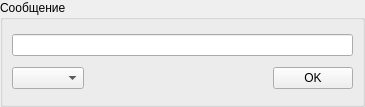
<?xml version="1.0" encoding="UTF-8"?>
<ui version="4.0">
 <class>USKMessagePacket</class>
 <widget class="QWidget" name="USKMessagePacket">
  <property name="geometry">
   <rect>
    <x>0</x>
    <y>0</y>
    <width>365</width>
    <height>107</height>
   </rect>
  </property>
  <property name="windowTitle">
   <string>Form</string>
  </property>
  <layout class="QVBoxLayout" name="verticalLayout">
   <property name="margin">
    <number>0</number>
   </property>
   <item>
    <widget class="QGroupBox" name="groupBox">
     <property name="title">
      <string>Сообщение</string>
     </property>
     <layout class="QVBoxLayout" name="verticalLayout_2">
      <item>
       <layout class="QHBoxLayout" name="horizontalLayout">
        <item>
         <widget class="QLineEdit" name="lineEdit"/>
        </item>
       </layout>
      </item>
      <item>
       <layout class="QHBoxLayout" name="horizontalLayout_2">
        <item>
         <widget class="QComboBox" name="comboBox"/>
        </item>
        <item>
         <spacer name="horizontalSpacer">
          <property name="orientation">
           <enum>Qt::Horizontal</enum>
          </property>
          <property name="sizeHint" stdset="0">
           <size>
            <width>40</width>
            <height>20</height>
           </size>
          </property>
         </spacer>
        </item>
        <item>
         <widget class="QPushButton" name="pushButton">
          <property name="text">
           <string>OK</string>
          </property>
         </widget>
        </item>
       </layout>
      </item>
     </layout>
    </widget>
   </item>
  </layout>
 </widget>
 <resources/>
 <connections/>
</ui>
